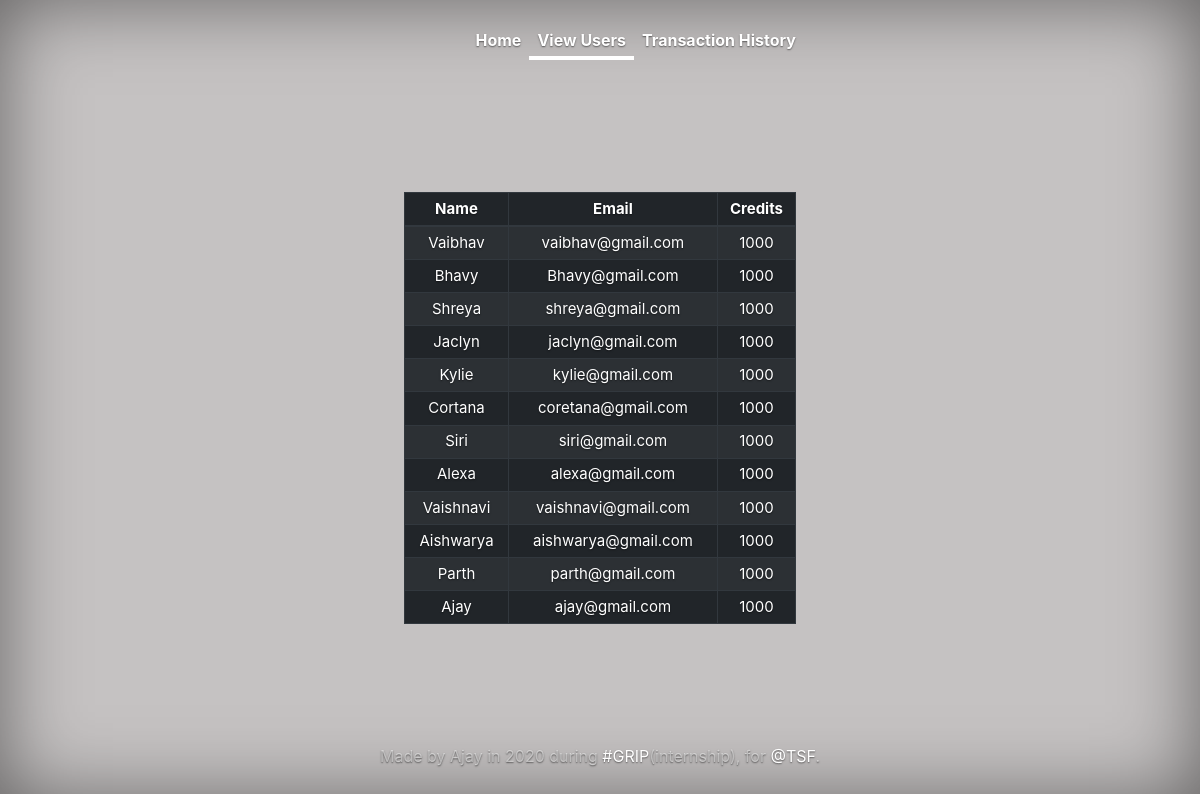
The page /viewUsers.php on the database its author committed.
### tables this page shows
CREATE TABLE `users` (
  `Name` varchar(50) NOT NULL,
  `Email` varchar(50) NOT NULL,
  `Credits` int(20) NOT NULL
);

### viewUsers.php (the view, shortened to what this page needs)
<!doctype html>
<html lang="en">
  <head>
    <link rel="stylesheet" href="https://maxcdn.bootstrapcdn.com/bootstrap/4.0.0/css/bootstrap.min.css">
    <link type="text/css" rel="stylesheet" href="css/users.css">
  </head>
  <body class="text-center">
    <div class="cover-container d-flex h-100 p-3 mx-auto flex-column">
      <header class="masthead mb-auto">
        <div class="inner">
          <nav class="nav navbar navbar-expand-sm navbar-light nav-masthead justify-content-center">
            <div class="collapse navbar-collapse" id="navbarMenu">
              <ul class="navbar-nav" id="navList">
                <li class="nav-item"><a class="nav-link" href="index.php">Home</a></li>
                <li class="nav-item"><a class="nav-link active" href="#">View Users</a></li>
                <li class="nav-item"><a class="nav-link" href="transactionHistory.php">Transaction History</a></li>
              </ul>
            </div>
          </nav>
        </div>
      </header>
      <main role="main" class="inner cover">
        <?php
        $servername = "sql202.epizy.com";
        $username = "epiz_26872998";
        $password = "Cs4ss7X6vBAOqe9";
        $dbname = "epiz_26872998_creditmanagement";
        $conn = new mysqli($servername, $username, $password, $dbname);
        $sql = "SELECT * FROM users";
        $result = $conn->query($sql);
        if ($result->num_rows > 0) {
      ?>
        <div class="table-responsive" style="font-size: 15px;">
          <table class="table table-striped table-dark table-hover table-bordered table-sm" style="margin-top: 20px;" id="userTable">
            <thead>
              <tr>
                <th scope="col">Name</th>
                <th scope="col">Email</th>
                <th scope="col">Credits</th>
              </tr>
            </thead>
            <tbody>
            <?php
              while( $row = $result->fetch_assoc() ){
                echo "<tr><td>".$row["Name"]."</td><td>".$row["Email"]."</td><td>".$row["Credits"]."</td></tr>\n";
              }
            ?>
            </tbody>
          </table>
        </div>
      </main>
      <?php
            } else {}
      ?>
      <footer class="mastfoot mt-auto">
        <div class="inner">
          <p>Made by Ajay in 2020 during <a href="https://www.thesparksfoundationsingapore.org/join-us/internship-positions/">#GRIP</a>(internship), for <a href="https://www.thesparksfoundationsingapore.org/">@TSF</a>.</p>
        </div>
      </footer>
    </div>
  </body>
</html>

### css/users.css (style rules this page uses)
a, a:focus, a:hover { color: #fff; }
html, body { height: 100%; background-color: #c5c2c2; text-shadow: none; }
body { display: -ms-flexbox; display: -webkit-box; display: flex; -ms-flex-pack: center; -webkit-box-pack: center; justify-content: center; color: #fff; text-shadow: 0 0.05rem 0.1rem rgba(0, 0, 0, 0.5); box-shadow: inset 0 0 5rem rgba(0, 0, 0, 0.5); }
.cover-container { max-width: 42em; }
.masthead { margin-bottom: 2rem; }
.nav-masthead .nav-link { padding: 0.25rem 0; font-weight: 700; color: rgba(255, 255, 255, 0.5); background-color: transparent; border-bottom: 0.25rem solid transparent; }
.nav-masthead .active { color: #fff; border-bottom-color: #fff; }
@media (min-width: 48em) { .nav-masthead { float: right; } }
.cover { padding: 0 1.5rem; }
.mastfoot { color: rgba(255, 255, 255, 0.5); }
#navList > .nav-item > .nav-link { color: white; }

### rows shown on the page
users: Name "Vaibhav", Email "vaibhav@gmail.com", Credits "1000"
users: Name "Bhavy", Email "Bhavy@gmail.com", Credits "1000"
users: Name "Shreya", Email "shreya@gmail.com", Credits "1000"
users: Name "Jaclyn", Email "jaclyn@gmail.com", Credits "1000"
users: Name "Kylie", Email "kylie@gmail.com", Credits "1000"
users: Name "Cortana", Email "coretana@gmail.com", Credits "1000"
users: Name "Siri", Email "siri@gmail.com", Credits "1000"
users: Name "Alexa", Email "alexa@gmail.com", Credits "1000"
users: Name "Vaishnavi", Email "vaishnavi@gmail.com", Credits "1000"
users: Name "Aishwarya", Email "aishwarya@gmail.com", Credits "1000"
users: Name "Parth", Email "parth@gmail.com", Credits "1000"
users: Name "Ajay", Email "ajay@gmail.com", Credits "1000"
